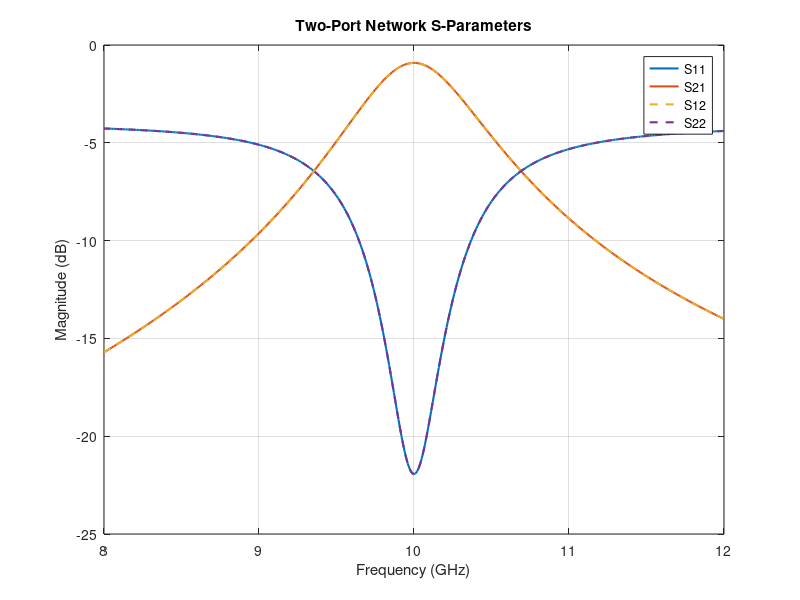
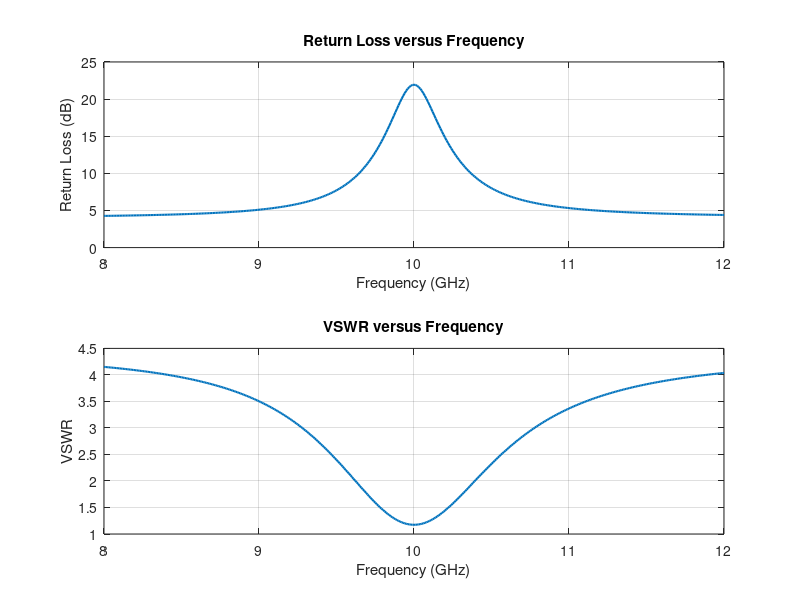
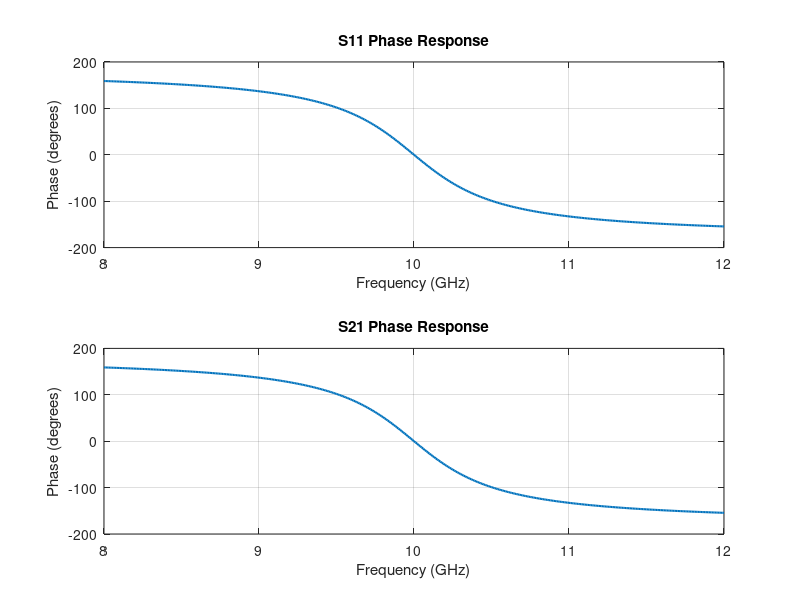
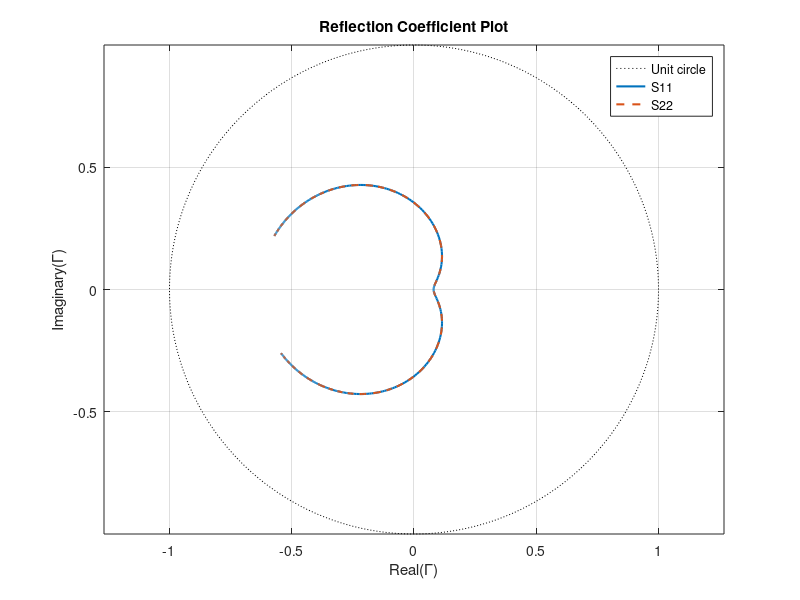

Recreate these plots in MATLAB, in order. (Note: this script raises an error after producing the figures.)

clc;
clear;
close all;

% Microwave Two-Port Network S-Parameter Analysis
% VNA Frequency-Domain Emulation

%% 1. Input parameters
fstart = 8e9;
fstop = 12e9;
Z0 = 50;
df = 0.01e9;

f = (fstart:df:fstop).';
fGHz = f/1e9;

%% 2. Define two-port network
% Illustrative DUT with resonance at 10 GHz
f0 = 10e9;
Q = 12;
x = f/f0-f0./f;

gammaMag = 0.08+0.55*(x.^2)./ ...
           (x.^2+(1/Q)^2);
gammaMag = min(gammaMag,0.95);

phase11 = -2*atan(Q*x);
S11 = gammaMag.*exp(1j*phase11);

S21mag = 0.90./sqrt(1+(Q*x).^2);
phase21 = -2*atan(Q*x);
S21 = S21mag.*exp(1j*phase21);

% Reciprocal and symmetric network assumption
S22 = S11;
S12 = S21;

%% 3. Calculate S-parameter magnitudes
S11dB = 20*log10(max(abs(S11),1e-12));
S21dB = 20*log10(max(abs(S21),1e-12));
S12dB = 20*log10(max(abs(S12),1e-12));
S22dB = 20*log10(max(abs(S22),1e-12));

%% 4. Return loss and VSWR
ReturnLoss = -S11dB;
gamma = abs(S11);
VSWR = (1+gamma)./max(1-gamma,1e-12);

%% 5. Calculate phase
S11phase = unwrap(angle(S11))*180/pi;
S21phase = unwrap(angle(S21))*180/pi;

%% 6. Display results
[~,idx] = min(abs(f-f0));
[minS11,idxMin] = min(S11dB);

fprintf('TWO-PORT NETWORK ANALYSIS\n');
fprintf('Start frequency = %.2f GHz\n',fstart/1e9);
fprintf('Stop frequency = %.2f GHz\n',fstop/1e9);
fprintf('Frequency step = %.3f GHz\n',df/1e9);
fprintf('Reference impedance = %.1f ohms\n',Z0);
fprintf('Frequency points = %d\n',length(f));

fprintf('\nRESULTS AT %.2f GHz\n',f(idx)/1e9);
fprintf('S11 = %.2f dB\n',S11dB(idx));
fprintf('S21 = %.2f dB\n',S21dB(idx));
fprintf('S12 = %.2f dB\n',S12dB(idx));
fprintf('S22 = %.2f dB\n',S22dB(idx));
fprintf('Return loss = %.2f dB\n',ReturnLoss(idx));
fprintf('VSWR = %.3f\n',VSWR(idx));

fprintf('\nMinimum S11 = %.2f dB\n',minS11);
fprintf('Frequency at minimum S11 = %.3f GHz\n', ...
    f(idxMin)/1e9);

%% 7. Plot S-parameter magnitudes
figure;
plot(fGHz,S11dB,'LineWidth',1.5);
hold on;
plot(fGHz,S21dB,'LineWidth',1.5);
plot(fGHz,S12dB,'--','LineWidth',1.5);
plot(fGHz,S22dB,'--','LineWidth',1.5);
grid on;
xlabel('Frequency (GHz)');
ylabel('Magnitude (dB)');
title('Two-Port Network S-Parameters');
legend('S11','S21','S12','S22','Location','best');

%% 8. Plot return loss and VSWR
figure;

subplot(2,1,1);
plot(fGHz,ReturnLoss,'LineWidth',1.5);
grid on;
xlabel('Frequency (GHz)');
ylabel('Return Loss (dB)');
title('Return Loss versus Frequency');

subplot(2,1,2);
plot(fGHz,VSWR,'LineWidth',1.5);
grid on;
xlabel('Frequency (GHz)');
ylabel('VSWR');
title('VSWR versus Frequency');

%% 9. Plot phase response
figure;

subplot(2,1,1);
plot(fGHz,S11phase,'LineWidth',1.5);
grid on;
xlabel('Frequency (GHz)');
ylabel('Phase (degrees)');
title('S11 Phase Response');

subplot(2,1,2);
plot(fGHz,S21phase,'LineWidth',1.5);
grid on;
xlabel('Frequency (GHz)');
ylabel('Phase (degrees)');
title('S21 Phase Response');

%% 10. Reflection coefficient plot
theta = linspace(0,2*pi,500);

figure;
plot(cos(theta),sin(theta),'k:');
hold on;
plot(real(S11),imag(S11),'LineWidth',1.5);
plot(real(S22),imag(S22),'--','LineWidth',1.5);
axis equal;
grid on;
xlabel('Real(\Gamma)');
ylabel('Imaginary(\Gamma)');
title('Reflection Coefficient Plot');
legend('Unit circle','S11','S22');

%% 11. Save results to CSV
results = table(fGHz,S11dB,S21dB,S12dB,S22dB, ...
    ReturnLoss,VSWR,S11phase,S21phase);

results.Properties.VariableNames = ...
    {'Frequency_GHz','S11_dB','S21_dB','S12_dB', ...
     'S22_dB','ReturnLoss_dB','VSWR', ...
     'S11_Phase_deg','S21_Phase_deg'};

writetable(results,'two_port_sparameter_results.csv');

fprintf('\nResults saved to two_port_sparameter_results.csv\n');
